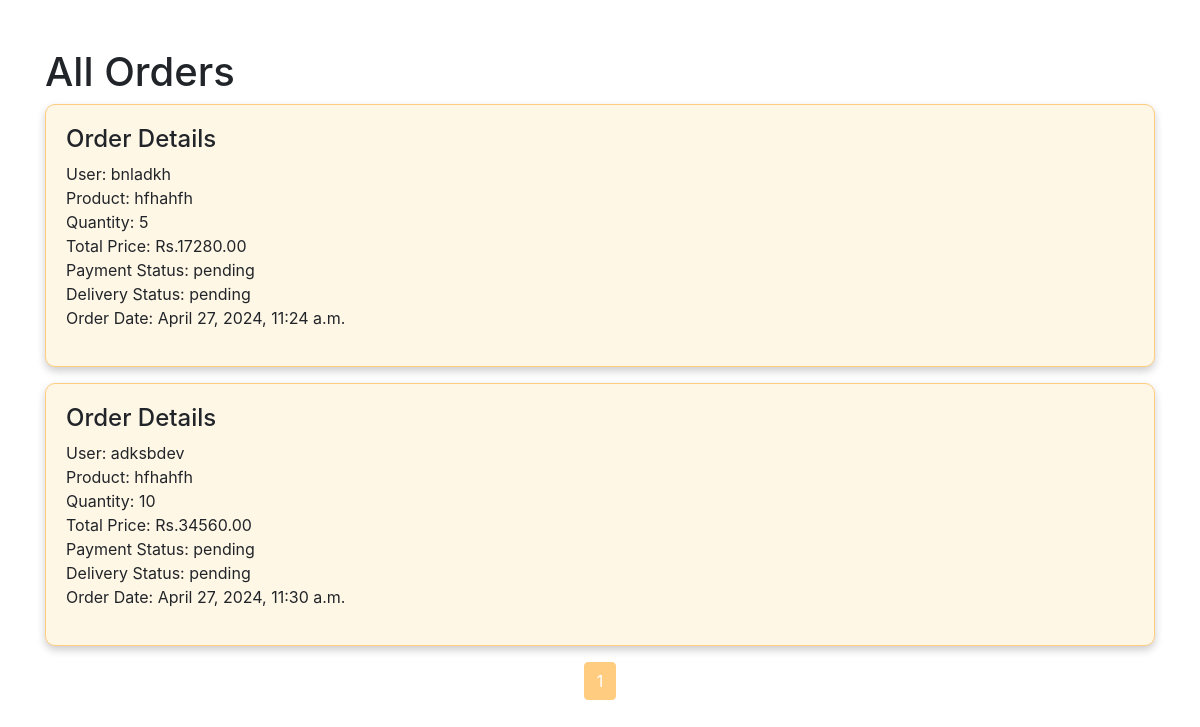
Page /orders/ (signed in) on the committed database.
### bakery_app/models.py (models this page shows, shortened)
class Order(models.Model):
    user = models.ForeignKey(User, on_delete=models.CASCADE)
    product = models.ForeignKey(BakeryProduct, on_delete=models.CASCADE)
    quantity = models.IntegerField()
    total_price = models.DecimalField(max_digits=10, decimal_places=2)
    payment_status = models.CharField(max_length=10, choices=[('paid', 'Paid'), ('pending', 'Pending')], default='pending')
    delivery_status = models.CharField(max_length=10, choices=[('shipped', 'Shipped'), ('pending', 'Pending')], default='pending')
    order_date = models.DateTimeField(auto_now_add=True)

class BakeryProduct(models.Model):
    name = models.CharField(max_length=100)
    description = models.TextField()
    price = models.DecimalField(max_digits=6, decimal_places=2)
    image = models.ImageField(upload_to='product_images/')

### bakery_app/views.py (the view)
# urls.py: path('orders/', views.list_orders, name='list_orders'),
@login_required
def list_orders(request):
    orders = Order.objects.all()
    paginator = Paginator(orders, 6)  # Pagination to display 10 orders per page
    page_number = request.GET.get('page')
    page_obj = paginator.get_page(page_number)
    return render(request, 'list_orders.html', {'page_obj': page_obj})

### bakery_app/templates/list_orders.html (shortened to what this page needs)
<!DOCTYPE html>
<html lang="en">
<head>
    <link rel="stylesheet" href="https://stackpath.bootstrapcdn.com/bootstrap/4.5.2/css/bootstrap.min.css">
</head>
<body>
    <div class="container mt-5">
        <h1>All Orders</h1>
        <div class="row">
            {% for order in page_obj %}
            <div class="col-md-12 mb-3">
                <div class="order-card">
                    <h4>Order Details</h4>
                    <p>
                        User: {{ order.user.username }} <br>
                        Product: {{ order.product.name }} <br>
                        Quantity: {{ order.quantity }} <br>
                        Total Price: Rs.{{ order.total_price }} <br>
                        Payment Status: {{ order.payment_status }} <br>
                        Delivery Status: {{ order.delivery_status }} <br>
                        Order Date: {{ order.order_date }} <br>
                    </p>
                </div>
            </div>
            {% endfor %}
        </div>
        <nav aria-label="Page navigation">
            <ul class="pagination justify-content-center">
                {% for num in page_obj.paginator.page_range %}
                <li class="page-item {% if num == page_obj.number %}active{% endif %}">
                    <a class="page-link" href="?page={{ num }}">{{ num }}</a>
                </li>
                {% endfor %}
            </ul>
        </nav>
    </div>
</body>
</html>

### bakery_app/templates/list_orders.html (style rules this page uses)
.order-card { background-color: #fff7e6; border: 1px solid #ffcc80; border-radius: 10px; padding: 20px; box-shadow: 0 4px 8px 0 rgba(0,0,0,0.2); }
.pagination .page-item.active .page-link { background-color: #ffcc80; border-color: #ffcc80; }
.pagination .page-link { color: #5c3317; }

### rows in the picture
Order: user.username "bnladkh", product.name "hfhahfh", quantity "5", total_price "17280.00", payment_status "pending", delivery_status "pending", order_date "April 27, 2024, 11:24 a.m."
Order: user.username "adksbdev", product.name "hfhahfh", quantity "10", total_price "34560.00", payment_status "pending", delivery_status "pending", order_date "April 27, 2024, 11:30 a.m."

### other values in the picture
{{ num }} "1"
